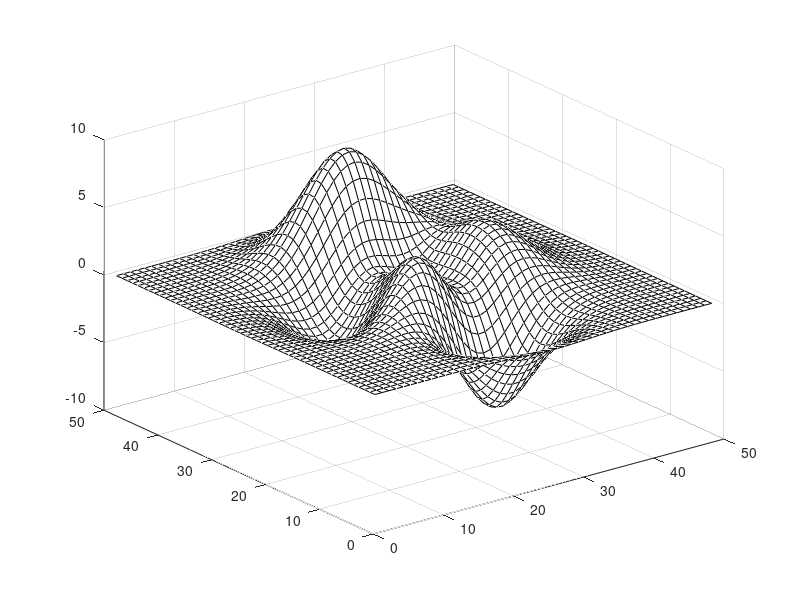

Write the MATLAB code that produced this figure. (Note: this script raises an error after producing the figure.)
%=============================================================================
% Copyright (c) 2016-present Allan CORNET (Nelson)
%=============================================================================
% This file is part of Nelson.
%=============================================================================
% LICENCE_BLOCK_BEGIN
% SPDX-License-Identifier: LGPL-3.0-or-later
% LICENCE_BLOCK_END
%=============================================================================
% <--ADV-CLI MODE-->
%=============================================================================
f = figure();
surf(peaks);
colormap('white');
r = f.Colormap;
assert_isapprox(r(1:2, :), [1, 1, 1; 1, 1, 1], 1e-4); 
%=============================================================================
